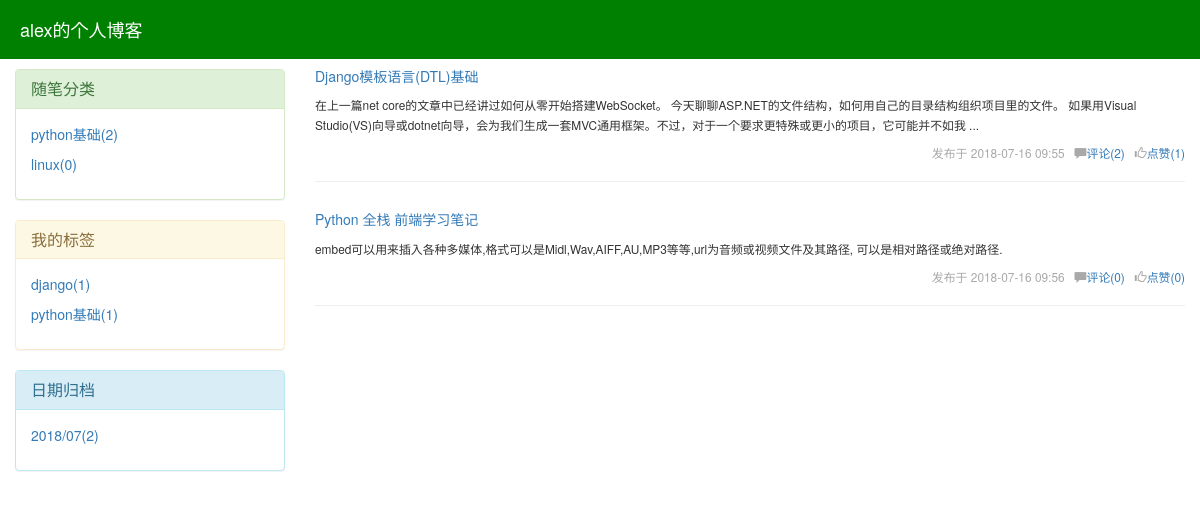
The page /alex/archive/2018/07 on the database its author committed.
### blog/models.py (models this page shows, shortened)
class Blog(models.Model):
    nid = models.AutoField(primary_key=True)
    title = models.CharField(verbose_name='个人博客标题', max_length=64)
    site_name = models.CharField(verbose_name='站点名称', max_length=64)
    theme = models.CharField(verbose_name='博客主题', max_length=32)
    def __str__(self):
        return self.title

class Tag(models.Model):
    nid = models.AutoField(primary_key=True)
    title = models.CharField(verbose_name='标签名称', max_length=32)
    blog = models.ForeignKey(verbose_name='所属博客', to='Blog', to_field='nid', on_delete=models.CASCADE)

class Category(models.Model):
    nid = models.AutoField(primary_key=True)
    title = models.CharField(verbose_name='分类标题', max_length=32)
    blog = models.ForeignKey(verbose_name='所属博客', to='Blog', to_field='nid', on_delete=models.CASCADE)

class Article(models.Model):
    nid = models.AutoField(primary_key=True)
    title = models.CharField(max_length=50, verbose_name='文章标题')
    desc = models.CharField(max_length=255, verbose_name='文章描述')
    create_time = models.DateTimeField(verbose_name='创建时间', auto_now_add=True)
    content = models.TextField()
    comment_count = models.IntegerField(default=0)
    up_count = models.IntegerField(default=0)
    down_count = models.IntegerField(default=0)
    user = models.ForeignKey(verbose_name='作者', to='UserInfo', to_field='nid', on_delete=models.CASCADE)
    category = models.ForeignKey(to='Category', to_field='nid', null=True, on_delete=models.CASCADE)
    tags = models.ManyToManyField(
        to="Tag",
        through='Article2Tag',
    )

### blog/views.py (the view)
# urls.py: re_path('(?P<username>\w+)/$', views.home_site, name="home_site"),#个人站点
def home_site(request, username, **kwargs):#个人左侧标签,分类,日期归档
    user = UserInfo.objects.filter(username=username).first()#从UserInfo表中取用户
    if not user:
        return render(request, "not_found.html")#没有用户返回404页面
    blog = user.blog#用户的个人站点
    if not kwargs:
        article_list = Article.objects.filter(user__username=username)
    else:
        condition = kwargs.get("condition")
        params = kwargs.get("params")
        if condition == "category":
            article_list = Article.objects.filter(user__username=username).filter(category__title=params)
        elif condition == "tag":
            article_list = Article.objects.filter(user__username=username).filter(tags__title=params)
        else:
            year, month = params.split("/")
            article_list = Article.objects.filter(user__username=username)\
                .filter(create_time__year=year, create_time__month=month)
    if not article_list:
        return render(request, "not_found.html")
    return render(request, "home_site.html", locals())

### blog/templatetags/my_tags.py (called while the page is built)
@register.inclusion_tag("left_region.html")
def get_query_data(username):
    user = UserInfo.objects.filter(username=username).first()
    blog = user.blog
    print(blog)
    cate_list = Category.objects.filter(blog=blog).annotate(c=Count("article__title")).values_list("title", "c")
    print(cate_list)
    tag_list = Tag.objects.filter(blog=blog).annotate(c=Count("article__title")).values_list("title", "c")
    date_list = Article.objects.filter(user=user).extra(select={"y_m_date": "strftime('%%Y/%%m', create_time)"}).\
        values("y_m_date").annotate(c=Count("title")).values_list("y_m_date", "c")
    print(date_list)
    return {"username": username, "cate_list": cate_list, "tag_list": tag_list, "date_list": date_list}

### templates/home_site.html
{% extends "base.html" %}
{% block content %}
  <div class="article_list">
                {% for article in article_list %}
                 <div class="article_item clearfix">
                      <h5><a href="/{{ username }}/articles/{{ article.pk }}">{{ article.title }}</a></h5>
                      <div>
                          <span class="small desc ">
                              {{ article.desc }}
                          </span>
                      </div>
                      <div class="info small pull-right">
                            发布于 <span>{{ article.create_time|date:'Y-m-d H:i' }}</span>&nbsp;&nbsp;
                           <span class="glyphicon glyphicon-comment"></span><a href="">评论({{ article.comment_count }})</a>&nbsp;&nbsp;
                           <span class="glyphicon glyphicon-thumbs-up"></span><a href="">点赞({{ article.up_count }})</a>
                      </div>
                 </div>
                    <hr>
                {% endfor %}
            </div>
{% endblock %}

### templates/base.html (shortened to what this page needs)
<!DOCTYPE html>
<html lang="en">
<head>
    <link rel="stylesheet" href="/static/css/theme/{{ blog.theme }}">
    <link rel="stylesheet" href="/static/bootstrap/css/bootstrap.css">
    <link rel="stylesheet" href="/static/css/article_detail.css">
</head>
<body>
<div class="header">
    <p class="title">{{ blog.title }}</p>
</div>
<div class="container-fluid">
    <div class="row">
        <div class="col-md-3">
           {% load my_tags %}
           {% get_query_data username %}
        </div>
        <div class="col-md-9">
           {% block content %}
           {% endblock %}
        </div>
    </div>
</div>
</body>
</html>

### templates/left_region.html
<div class="left_region">
    <div class="panel panel-success">
        <div class="panel-heading">
            <h3 class="panel-title">随笔分类</h3>
        </div>
        <div class="panel-body">
            {% for cate in cate_list %}
                <p><a href="/{{ username }}/category/{{ cate.0 }}">{{ cate.0 }}({{ cate.1 }})</a></p>
            {% endfor %}
        </div>
    </div>
    <div class="panel panel-warning">
        <div class="panel-heading">
            <h3 class="panel-title">我的标签</h3>
        </div>
        <div class="panel-body">
            {% for tag in tag_list %}
                <p><a href="/{{ username }}/tag/{{ tag.0 }}">{{ tag.0 }}({{ tag.1 }})</a></p>
            {% endfor %}
        </div>
    </div>
    <div class="panel panel-info">
        <div class="panel-heading">
            <h3 class="panel-title">日期归档</h3>
        </div>
        <div class="panel-body">
            {% for date in date_list %}
                <p><a href="/{{ username }}/archive/{{ date.0 }}">{{ date.0 }}({{ date.1 }})</a></p>
            {% endfor %}
        </div>
    </div>
</div>

### static/css/theme/alex.css (style rules this page uses)
* { margin: 0; padding: 0; }
.header { width: 100%; height: 59px; background-color: green; }
.header .title { line-height: 59px; color: white; font-weight: lighter; margin-left: 20px; font-size: 18px; }
.left_region { margin-top: 10px; }
.info { margin-top: 10px; color: darkgray; }

### rows shown on the page
Blog: title "alex的个人博客"
Tag: title "python基础", nid "2"
Category: title "linux", cate "0"
Tag: title "django", tag "1"
Article: title "Django模板语言(DTL)基础", desc "在上一篇net core的文章中已经讲过如何从零开始搭建WebSocket。 今天聊聊ASP.NET的文件结构，如何用自己的目录结构组织项目里的文件。 如果用Visual Studio(VS)向导或dotnet向导，会为我们生成一套MVC通用框架。不过，对于一个要求更特殊或更小的项目，它可能并不如我 ...", create_time "2018-07-16 09:55", comment_count "2", up_count "1"
Article: title "Python 全栈 前端学习笔记", desc "embed可以用来插入各种多媒体,格式可以是Midl,Wav,AIFF,AU,MP3等等,url为音频或视频文件及其路径, 可以是相对路径或绝对路径.", create_time "2018-07-16 09:56", comment_count "0", up_count "0"

### other values the page prints
{{ tag.0 }} "python基础"
{{ tag.1 }} "1"
{{ date.0 }} "2018/07"
{{ date.1 }} "2"
